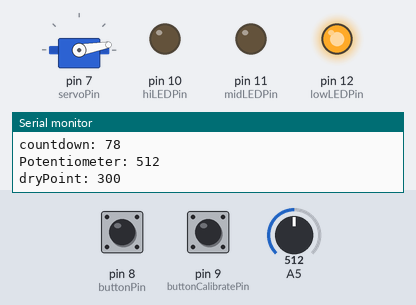
The sketch below on a simulated Arduino Uno, built with avr-gcc and run on an emulated ATmega328P. On the bench: servo, output pins drawn as LEDs (lit = HIGH), the last lines printed to the serial monitor. Dashed ring = blinking. The test bench sets the inputs (shaded band); at power-on: pin 9 (buttonCalibratePin) LOW, A5 = 512, pin 8 (buttonPin) LOW. Pins used as bus, display or sensor lines are not drawn.

Above: at 1.2 s.
1.3 s: pin 9 (buttonCalibratePin) pulled HIGH for 0.15 s
At 1.65 s:
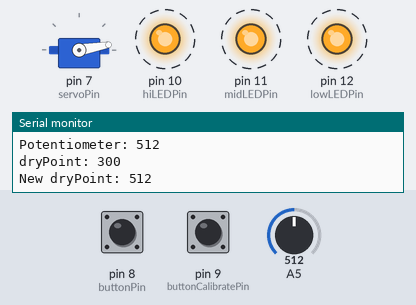
4.3 s: A5 set to 497
At 7.2 s:
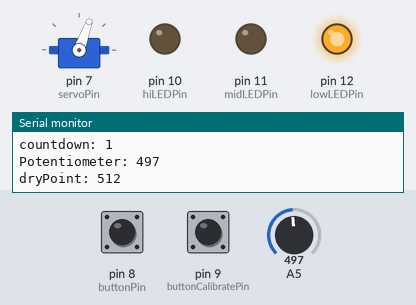
7.3 s: pin 8 (buttonPin) pulled HIGH for 1 s
At 8.9 s:
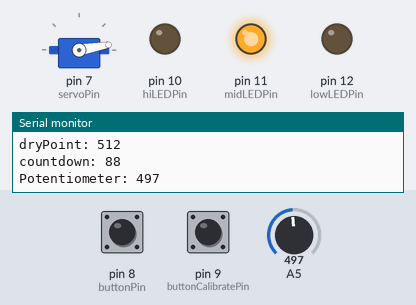
11.3 s: pin 8 (buttonPin) pulled HIGH for 0.15 s
At 14.2 s:
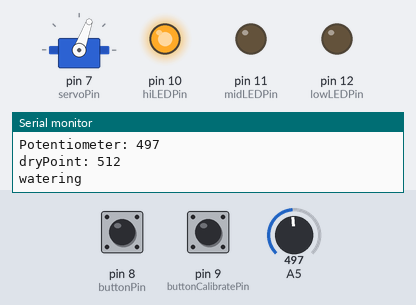
14.4 s: pin 8 (buttonPin) pulled HIGH for 3.2 s
At 17.1 s:
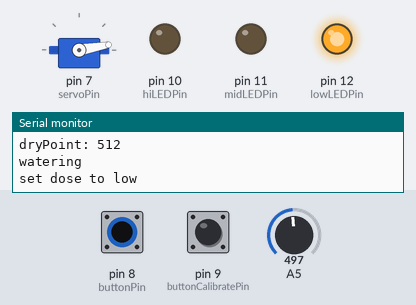
19.1 s: pin 8 (buttonPin) pulled HIGH for 0.15 s
At 22.98 s:
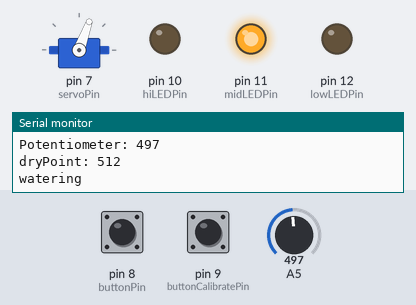
Timing chart, 0 to 23.2 s (numbered marks = the images above; inputs shaded):
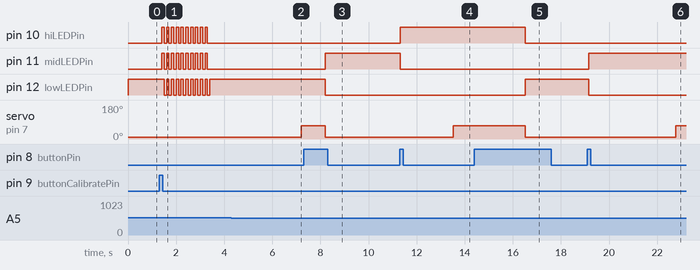

Measured:
- the behaviour switches between 512 and 511 on A5 (found by bisection; images 1 and 2)
- after the input at 1.3 s, pin 10 (hiLEDPin), pin 11 (midLEDPin): alternates HIGH for 0.10 s and LOW for 0.10 s, 20 changes in all, then stays LOW, starting after 0.10 s; pin 12 (lowLEDPin): alternates HIGH for 0.10 s and LOW for 0.10 s, 20 changes in all, then stays HIGH, starting after 0.20 s
- after the input at 4.3 s, pin 12 (lowLEDPin): stays HIGH (without the input it goes to LOW after 2.9 s); servo on pin 7 (servoPin): 10° → 70° after 2.9 s
- after the input at 7.3 s, pin 11 (midLEDPin): LOW → HIGH after 0.90 s; pin 12 (lowLEDPin): HIGH → LOW after 0.90 s
- after the input at 11.3 s, pin 10 (hiLEDPin): LOW → HIGH at once; pin 11 (midLEDPin): HIGH → LOW at once
- after the input at 14.4 s, pin 10 (hiLEDPin): HIGH → LOW after 2.1 s; pin 12 (lowLEDPin): LOW → HIGH after 2.1 s
- after the input at 19.1 s, pin 11 (midLEDPin): LOW → HIGH after 0.07 s; pin 12 (lowLEDPin): HIGH → LOW after 0.07 s

The sketch:

som9k.ino
```cpp
  #include <Servo.h>

// Constants
const int buttonCalibratePin = 9;
const int buttonPin = 8;

const int servoPin = 7;

const int lowLEDPin = 12;
const int midLEDPin = 11;
const int hiLEDPin = 10;

const int sensorPowerPin = 6;

int buttonState1 = 0;
int buttonState2 = 0;
int ledState = 0;

int dryPoint = 300;

const int countdownMax = 100;
int countdown = 100;
const int openAngle = 70;
const int closedAngle = 10;

Servo myServo;
int value;
int threshold = 200;
int dose = 1000;
int zeroLevel = 0;
double angle;

int measure()
{
  digitalWrite(sensorPowerPin, HIGH);
  int reading = analogRead(A5);
  Serial.print("Potentiometer: ");
  Serial.println(reading);
  Serial.print("dryPoint: ");
  Serial.println(dryPoint);
  return reading;
}

void water(int d)
{
  showLED();
  Serial.println("watering");
  myServo.write(openAngle);
  delay(d);
  myServo.write(closedAngle);
  countdown = countdownMax;
}

void info()
{
  Serial.print("dryPoint: ");
  Serial.println(dryPoint);
  Serial.print("sensor: ");
  Serial.println(analogRead(A5));
  toggle();toggle();toggle();
}

void setup()
{
  analogReference(DEFAULT);

  pinMode(lowLEDPin, OUTPUT);
  pinMode(midLEDPin, OUTPUT);
  pinMode(hiLEDPin, OUTPUT);

  digitalWrite(lowLEDPin, HIGH);

  pinMode(buttonPin, INPUT);
  pinMode(buttonCalibratePin, INPUT);

  pinMode(sensorPowerPin, OUTPUT);
  pinMode(A5, INPUT);

  Serial.begin(9600);
  Serial.print("hello");
  myServo.attach(servoPin);
  myServo.write(closedAngle);
  toggle(); toggle(); toggle();
}

void showLED() {
      switch(ledState) {
      case 0:
        digitalWrite(lowLEDPin, HIGH);
        digitalWrite(midLEDPin, LOW);
        digitalWrite(hiLEDPin, LOW);
        break;
      case 1:
        digitalWrite(lowLEDPin, LOW);
        digitalWrite(midLEDPin, HIGH);
        digitalWrite(hiLEDPin, LOW);
        break;
      case 2:
        digitalWrite(lowLEDPin, LOW);
        digitalWrite(midLEDPin, LOW);
        digitalWrite(hiLEDPin, HIGH);
        break;
    }
  }

void blink() {
  for (int i = 0; i < 10; i++) {
        digitalWrite(lowLEDPin, HIGH);
        digitalWrite(midLEDPin, HIGH);
        digitalWrite(hiLEDPin, HIGH);
        delay(100);
        digitalWrite(lowLEDPin, LOW);
        digitalWrite(midLEDPin, LOW);
        digitalWrite(hiLEDPin, LOW);
        delay(100);
  }
  showLED();
  Serial.println("blinking!");
}

void toggle() {
      switch(ledState) {
      case 0:
        dose = 2000;
        ledState = 1;
        Serial.println("set dose to medium");
        break;

      case 1:
        dose = 3000;
        ledState = 2;
        Serial.println("set dose to high");
        break;

      case 2:
        dose = 1000;
        ledState = 0;
        Serial.println("set dose to low");
        break;
    }
      showLED();
      while (digitalRead(buttonPin) == HIGH){
        delay(1);
    }
}

void loop()
{
  if (countdown > 0) {
    countdown--;
  } else {
    digitalWrite(lowLEDPin, LOW);
    digitalWrite(midLEDPin, LOW);
    digitalWrite(hiLEDPin, LOW);
  }
  delay(1);

  buttonState1 = digitalRead(buttonPin);
  if (buttonState1 == HIGH) {
    toggle();
  }

  if (digitalRead(buttonCalibratePin) == HIGH) {
    dryPoint = measure();
    Serial.print("New dryPoint: ");
    Serial.println(dryPoint);
    blink();
  }

  Serial.print("countdown: ");
  Serial.println(countdown);
  if (measure() < dryPoint && countdown == 0)
  {
    water(dose);
  }
}
```
